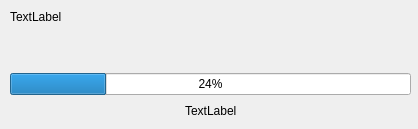
<?xml version="1.0" encoding="UTF-8"?>
<ui version="4.0">
 <class>inetConn_progressDialog_ui</class>
 <widget class="QDialog" name="inetConn_progressDialog_ui">
  <property name="geometry">
   <rect>
    <x>0</x>
    <y>0</y>
    <width>418</width>
    <height>129</height>
   </rect>
  </property>
  <property name="sizePolicy">
   <sizepolicy hsizetype="Expanding" vsizetype="Preferred">
    <horstretch>0</horstretch>
    <verstretch>0</verstretch>
   </sizepolicy>
  </property>
  <property name="windowTitle">
   <string>Download progess</string>
  </property>
  <widget class="QWidget" name="layoutWidget">
   <property name="geometry">
    <rect>
     <x>10</x>
     <y>10</y>
     <width>401</width>
     <height>111</height>
    </rect>
   </property>
   <layout class="QVBoxLayout" name="verticalLayout">
    <property name="sizeConstraint">
     <enum>QLayout::SetNoConstraint</enum>
    </property>
    <item>
     <widget class="QLabel" name="fileName">
      <property name="sizePolicy">
       <sizepolicy hsizetype="Expanding" vsizetype="Preferred">
        <horstretch>0</horstretch>
        <verstretch>0</verstretch>
       </sizepolicy>
      </property>
      <property name="text">
       <string>TextLabel</string>
      </property>
      <property name="textFormat">
       <enum>Qt::AutoText</enum>
      </property>
     </widget>
    </item>
    <item>
     <spacer name="verticalSpacer">
      <property name="orientation">
       <enum>Qt::Vertical</enum>
      </property>
      <property name="sizeHint" stdset="0">
       <size>
        <width>20</width>
        <height>58</height>
       </size>
      </property>
     </spacer>
    </item>
    <item>
     <widget class="QProgressBar" name="progress">
      <property name="value">
       <number>24</number>
      </property>
     </widget>
    </item>
    <item>
     <layout class="QHBoxLayout" name="horizontalLayout">
      <item>
       <spacer name="horizontalSpacer">
        <property name="orientation">
         <enum>Qt::Horizontal</enum>
        </property>
        <property name="sizeHint" stdset="0">
         <size>
          <width>40</width>
          <height>20</height>
         </size>
        </property>
       </spacer>
      </item>
      <item>
       <widget class="QLabel" name="progress_txt">
        <property name="text">
         <string>TextLabel</string>
        </property>
       </widget>
      </item>
      <item>
       <spacer name="horizontalSpacer_2">
        <property name="orientation">
         <enum>Qt::Horizontal</enum>
        </property>
        <property name="sizeHint" stdset="0">
         <size>
          <width>40</width>
          <height>20</height>
         </size>
        </property>
       </spacer>
      </item>
     </layout>
    </item>
   </layout>
  </widget>
 </widget>
 <resources/>
 <connections/>
</ui>
